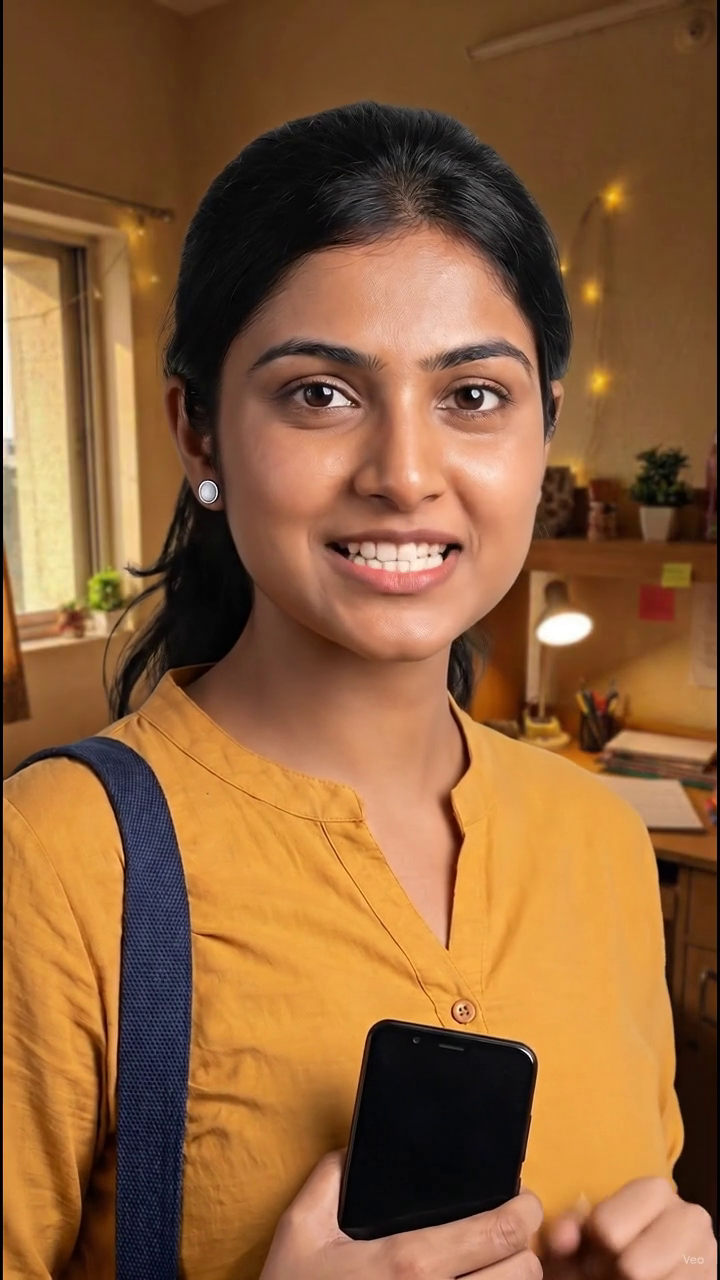
#> input picture frame 19 of ads/reel02/clips/clip1.mp4, 720 x 1280 px
$ python qa_face_verify.py
#> lines starting #> are read from the running program, lines starting #| are printed output that depends on the picture
#!/usr/bin/env python3
"""QA (Agent 13) — check 4 cross-check.
 (a) Independent eye detection: OpenCV haarcascade_eye on the SOURCE clip frames (work/norm/clipN.mp4, no
     graphics), inside the tracked face box, mapped through the real camera transform (zoom/shake) and
     intersected with the graphics alpha (Reel02Graphics render, alpha > 32). Every frame.
 (b) Overlays of the tightest frames on the DELIVERED MP4 with the protected rects drawn, for visual review.
Output: work/qa/parts/face_verify.json, work/qa/view/face_overlay_*.jpg
"""
import json
import os
import subprocess

import cv2
import numpy as np
from PIL import Image

QA = os.path.dirname(os.path.abspath(__file__))
ROOT = os.path.dirname(os.path.dirname(QA))
D = json.load(open(os.path.join(QA, "cues_dump.json")))
#> (reads ads/reel01/work/qa/cues_dump.json from the repository)
CS = {int(k): v for k, v in D["CLIP_START"].items()}
CF = {int(k): v for k, v in D["CLIP_FRAMES"].items()}
FLASH = set(range(CS[2] - 1, CS[2] + 3)) | set(range(CS[3] - 1, CS[3] + 3))
WIPE = set(range(D["END_SCREEN_START"] - 4, D["END_SCREEN_START"] + 4))
eye_cc = cv2.CascadeClassifier(os.path.join(cv2.data.haarcascades, "haarcascade_eye.xml"))
cv2.setNumThreads(4)


def to_screen(r, cam):
    s, ox, oy, dx, dy = cam["scale"], cam["originX"], cam["originY"], cam["dx"], cam["dy"]
    return [ox + (r[0] - ox) * s + dx, oy + (r[1] - oy) * s + dy, ox + (r[2] - ox) * s + dx, oy + (r[3] - oy) * s + dy]


res = {"per_clip": {}, "violations": [], "detections": 0}
for c in (1, 2, 3):
    cap = cv2.VideoCapture(os.path.join(ROOT, "work", "norm", f"clip{c}.mp4"))
    min_clear, n_det, worst = 1e9, 0, None
    eyes_outside_band = 0
    for lf in range(CF[c]):
        ok, fr = cap.read()
#> fr is the input picture: shape (1280, 720, 3); mean B, G, R 58, 96.8, 140.9
        if not ok:
            break
        g = CS[c] + lf
        if g in FLASH or g in WIPE:
            continue
        rec = D["faces"][str(c)][lf]
        fb = rec["face"]
        x1, y1, x2, y2 = int(fb["x1"]), int(fb["y1"]), int(fb["x2"]), int(fb["y2"])
        roi = cv2.cvtColor(fr[y1:y1 + (y2 - y1) * 6 // 10, x1:x2], cv2.COLOR_BGR2GRAY)
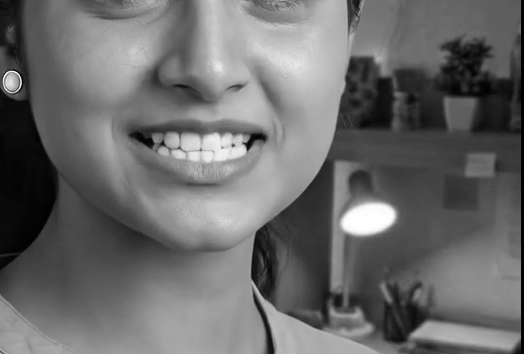
#> roi: shape (354, 524); min 0, max 255, mean 106.5
        w = x2 - x1
        eyes = eye_cc.detectMultiScale(roi, 1.1, 6, minSize=(w // 10, w // 10), maxSize=(w // 3, w // 3))
#> eyes = ()
        if len(eyes) == 0:
            continue
#> (the run stopped early here; a loop or call above may not have finished)
